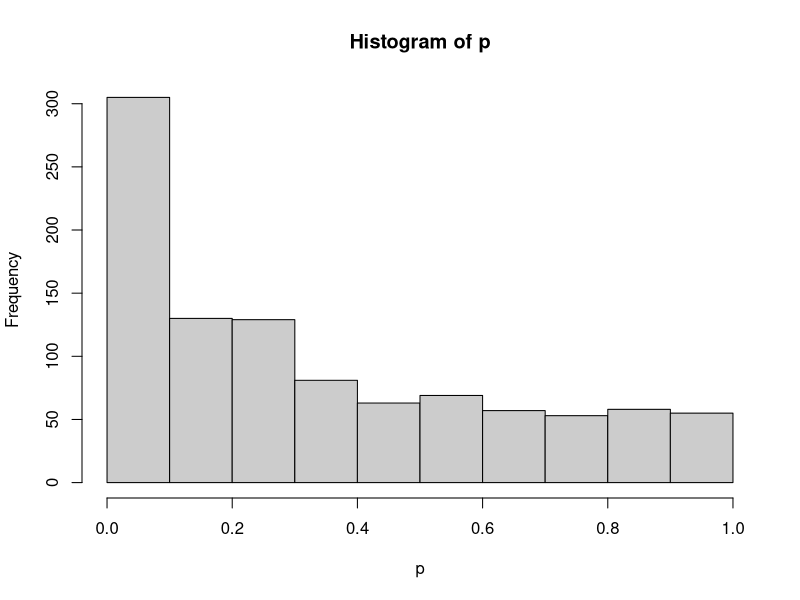
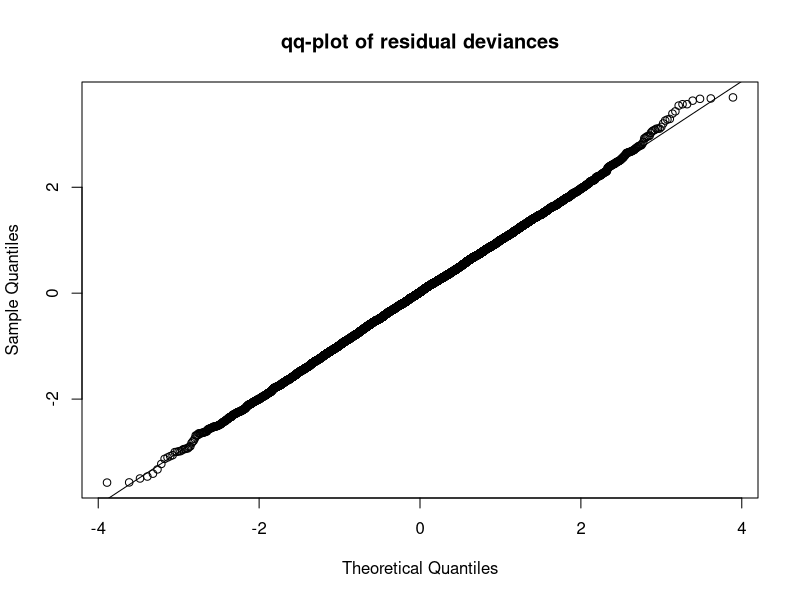
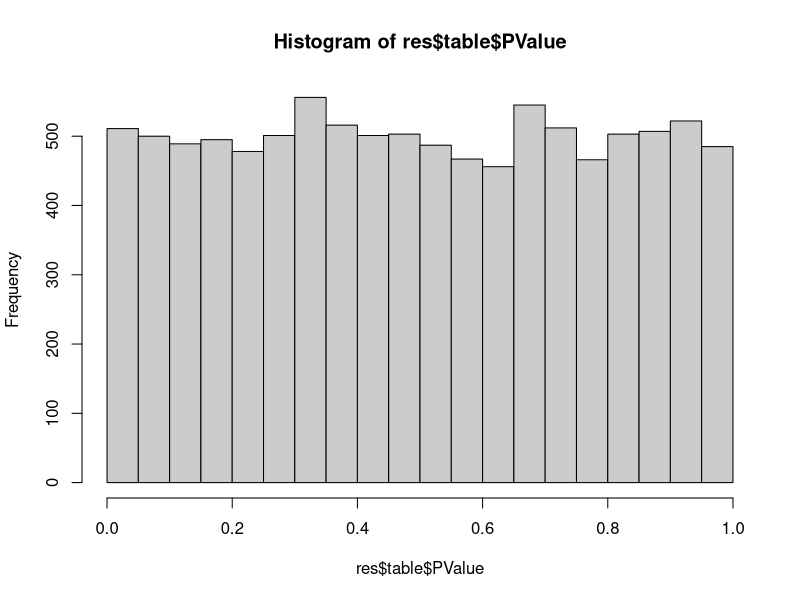

These figures' R source, in order:
## ---- chunk 1
knitr::opts_chunk$set(error=FALSE, message=FALSE, warning=FALSE)
## ---- chunk 2
set.seed(100)
p <- numeric(1000)
for (i in seq_along(p)) { 
    p[i] <- wilcox.test(rpois(100, lambda=1)*10,
            rpois(100, lambda=10))$p.value
}
hist(p, col="grey80")
## ---- chunk 3
set.seed(987654)
y <- matrix(rnbinom(10000*6,mu=10*1:6,size=10*1:6), ncol=6, byrow=TRUE)
y <- sweep(y, 2, 1:6, "/") # assuming that the average was taken.
design <- cbind(1,c(0,0,0,1,1,1))

library(edgeR)
fit <- glmFit(y,design,offset=0,dispersion=0.1,weights=1:6)
gof(fit, plot=TRUE)

res <- glmLRT(fit, coef=2)
hist(res$table$PValue, col="grey80")
## ---- chunk 4
sessionInfo()
